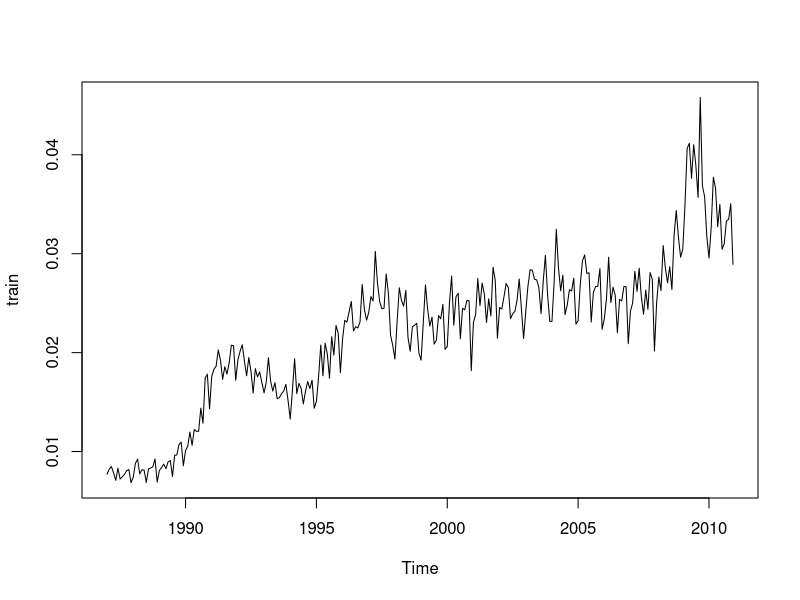
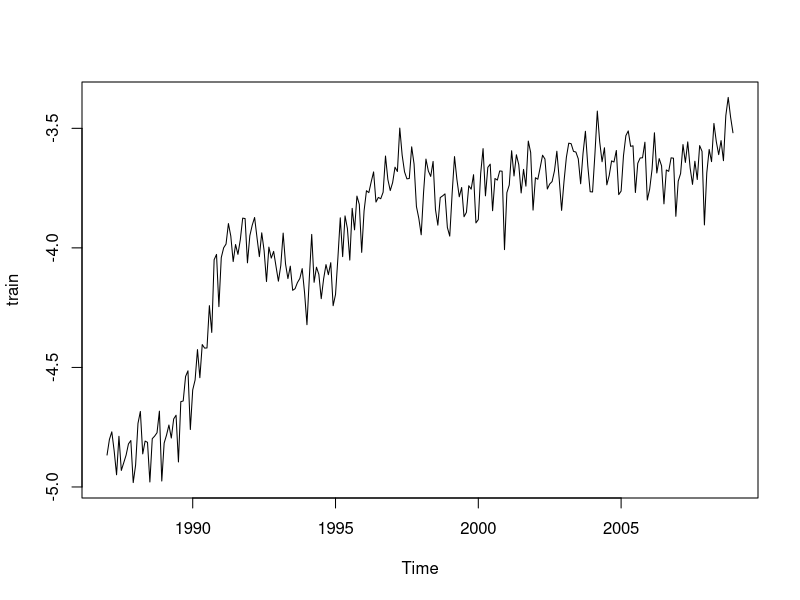
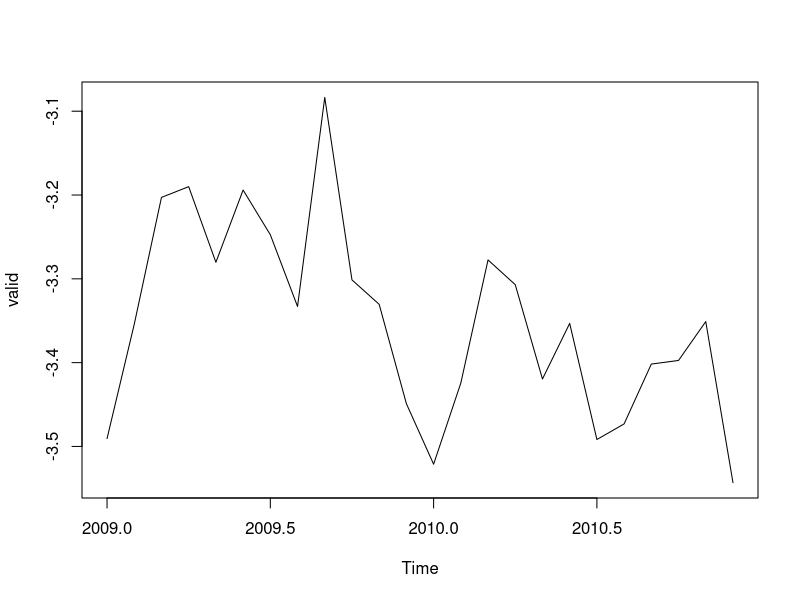
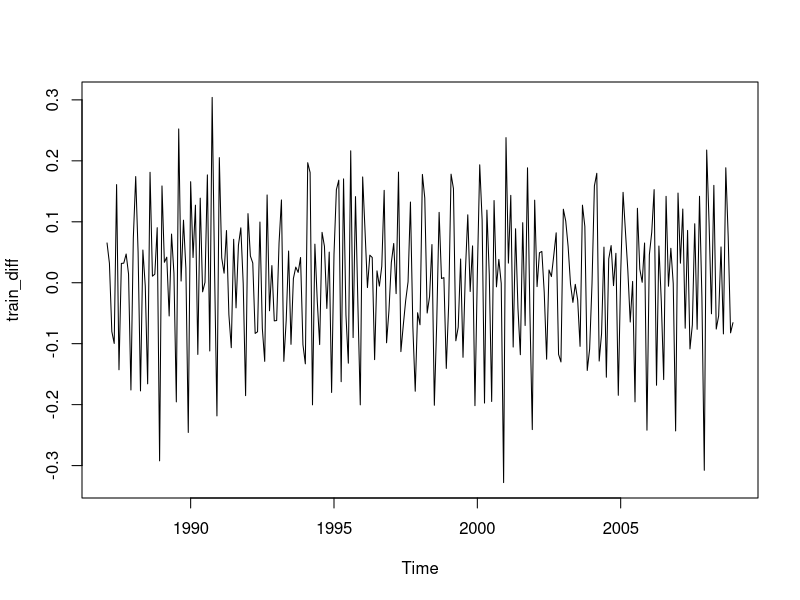
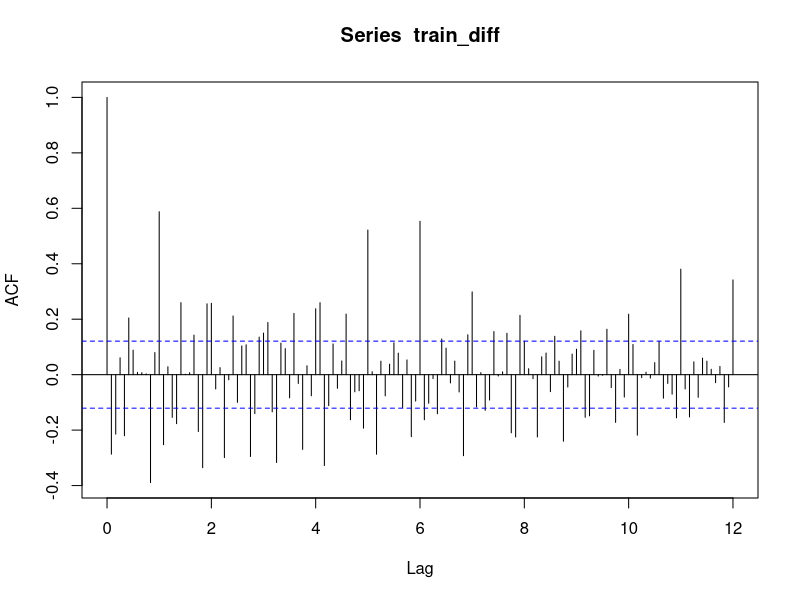
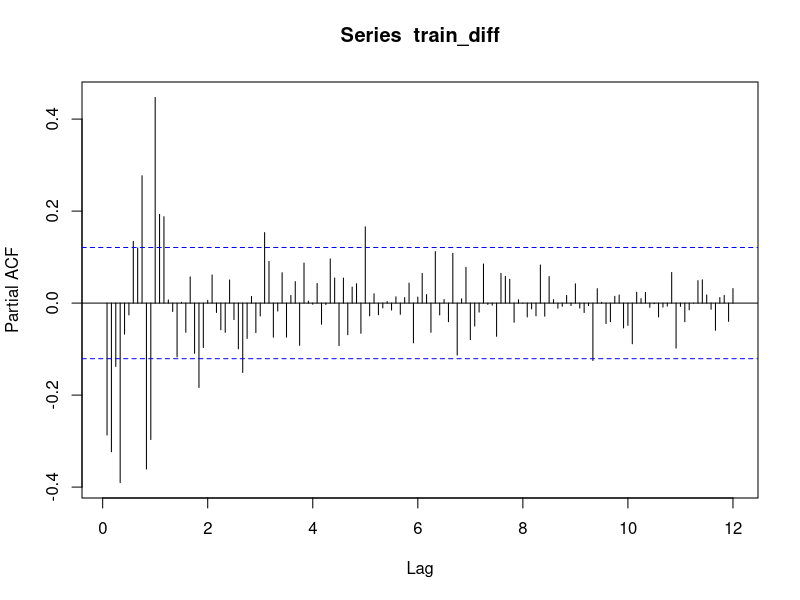
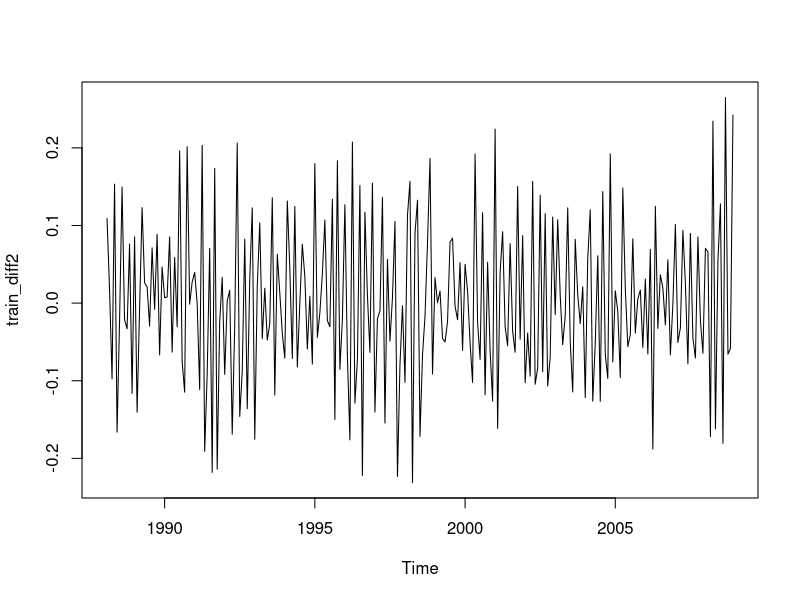
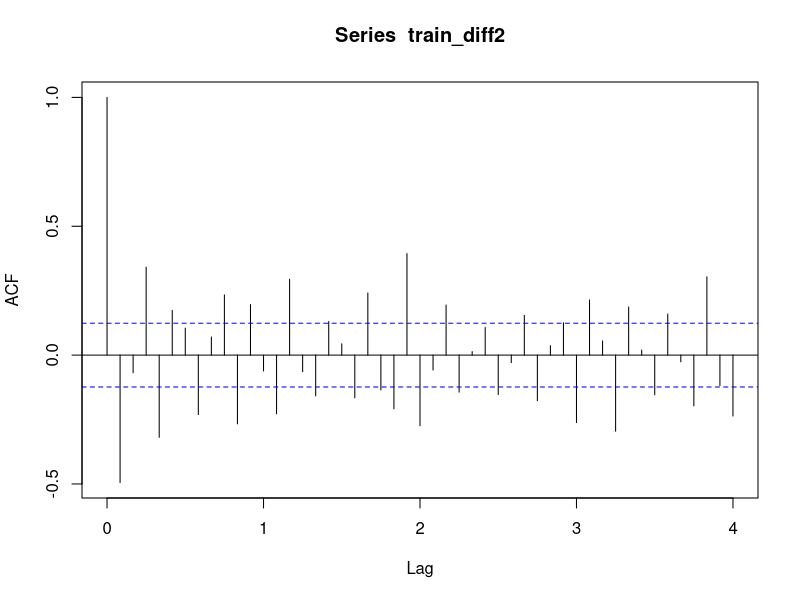

The R script that drew these images, in order: (Note: this script raises an error after producing the figures.)
## ---- chunk 1
knitr::opts_chunk$set(echo = TRUE)
library(tseries)
library(car)
library(Metrics)
## ---- chunk 2
train = read.csv('train.csv')
train = na.omit(train)
train = train$Bankruptcy_Rate
train = ts(train, start = c(1987,1), frequency = 12)
plot(train)
## ---- chunk 3
train = log(train)
valid = train[265:288]
train = train[1:264]
train = ts(train, start = c(1987,1), frequency = 12)
valid = ts(valid, start = c(2009,1), frequency = 12) 
train
valid
plot(train)
plot(valid)

length(train)
length(valid)
## ---- chunk 4
adf.test(train)
d = 0
pvalue = 1
while(pvalue > 0.05){
  d = d+1  
  pvalue = adf.test(diff(train, differences = d))$p.value
}
print(d)

## ---- chunk 5
train_diff = diff(train, differences = d)
plot(train_diff)
acf(train_diff, lag.max = 144)
pacf(train_diff, lag.max = 144)

## ---- chunk 6
train_diff2 <- diff(train_diff, lag = 12)
plot(train_diff2)
acf(train_diff2, lag.max = 48)
pacf(train_diff2, lag.max = 100)
## ---- chunk 7
auto = auto.arima(train,d = 1, D=1)
a = arima(train, c(2,1,3), c(2,1,2))
a_stat = c(a$sigma2, a$loglik, a$aic)

b = arima(train, c(2,1,2), c(2,1,2))
b_stat = c(b$sigma2, b$loglik, b$aic)

c = arima(train, c(2,1,2), c(2,1,1))
c_stat = c(c$sigma2, c$loglik, c$aic)

d = arima(train, c(2,1,3), c(2,1,1))
d_stat = c(d$sigma2, d$loglik, d$aic)

e = arima(train, c(0,1,3), c(2,1,3))
e_stat = c(e$sigma2, e$loglik, e$aic)

f = arima(train, c(1,1,3), c(2,1,3))
f_stat = c(f$sigma2, f$loglik, f$aic)

h = arima(train, c(2,1,3), c(2,1,3))
h_stat = c(h$sigma2, h$loglik, h$aic)

table1 = rbind(a_stat, b_stat, c_stat, d_stat, e_stat, f_stat, h_stat)
colnames(table1) = c('Sigma2', 'loglikelihood', 'AIC')
table1
## ---- chunk 8
D <- -2*(e$loglik - h$loglik)
pval <- 1-pchisq(D,2)
print(c("Test Statistic:",round(D, 4),"P-value:", round(pval, 4)))

## ---- chunk 9
# test whether residuals have zero mean
(t.test(e$residuals))
plot(e$residuals, main = "Residuals vs. Time", ylab = "Residuals")
abline(h = 0, col = "red")
## ---- chunk 10
tsdiag(e)
## ---- chunk 11
group <- c(rep(1,60),rep(2,60),rep(3,60),rep(4,60),rep(5,24))


(leveneTest(e$residuals,group)) #Levene
#(bartlett.test(g$residuals,group)) #Bartlett  
scatter.smooth(e$residuals, ylab = 'Residuals')
## ---- chunk 12
qqnorm(e$residuals)
qqline(e$residuals, col = "red")
(shapiro.test(e$residuals))
## ---- chunk 13

forecast_sarima = forecast(e, h = 24, level = 95)
plot(forecast_sarima)
valid
#forecast_sarima
rmse_sarima = rmse(exp(valid), exp(forecast_sarima$mean))
rmse_sarima
## ---- chunk 14
train_subset99 = train[145:264]
train_subset99 = ts(train_subset99, start = 1999, frequency = 12)
plot(train_subset99)
## ---- chunk 15
auto = auto.arima(train_subset99,d = 1, D = 1)

# CSS because tests showed that normality is not satisfied, so we camnnot use MLE and have to use LS approach
a = arima(train_subset99, c(1,1,2), c(3,1,1), method = 'CSS')
a_stat = c(a$sigma2, a$loglik, a$aic)

b = arima(train_subset99, c(2,1,2), c(2,1,2), method = 'CSS')
b_stat = c(b$sigma2, b$loglik, b$aic)

c = arima(train_subset99, c(2,1,2), c(2,1,1), method = 'CSS')
c_stat = c(c$sigma2, c$loglik, c$aic)

d = arima(train_subset99, c(2,1,3), c(2,1,1), method = 'CSS')
d_stat = c(d$sigma2, d$loglik, d$aic)

e = arima(train_subset99, c(0,1,3), c(2,1,3), method = 'CSS')
e_stat = c(e$sigma2, e$loglik, e$aic)

f = arima(train_subset99, c(1,1,3), c(2,1,3), method = 'CSS')
f_stat = c(f$sigma2, f$loglik, f$aic)

h = arima(train_subset99, c(2,1,3), c(2,1,3), method = 'CSS')
h_stat = c(h$sigma2, h$loglik, h$aic)

table1 = rbind(a_stat, b_stat, c_stat, d_stat, e_stat, f_stat, h_stat)
colnames(table1) = c('Sigma2', 'loglikelihood', 'AIC')
table1
## ---- chunk 16
# test whether residuals have zero mean
(t.test(h$residuals))
plot(h$residuals, main = "Residuals vs. Time", ylab = "Residuals")
abline(h = 0, col = "red")
## ---- chunk 17
tsdiag(h)
## ---- chunk 18
group <- c(rep(1,30),rep(2,30),rep(3,30), rep(4,30))


(leveneTest(h$residuals,group)) #Levene
#(bartlett.test(g$residuals,group)) #Bartlett  
scatter.smooth(h$residuals, ylab = 'Residuals')
## ---- chunk 19
qqnorm(h$residuals)
qqline(h$residuals, col = "red")
(shapiro.test(h$residuals))
## ---- chunk 20

forecast_sarima_subset = forecast(a, h = 24, level = 95)
plot(forecast_sarima_subset)
valid
forecast_sarima_subset
rmse_sarima_subset = rmse(exp(valid), exp(forecast_sarima_subset$mean))
rmse_sarima_subset

## ---- chunk 21
train = read.csv('train.csv')
train = na.omit(train)
train = train$Bankruptcy_Rate
train = ts(train, start = c(1987,1), frequency = 12)
valid = train[265:288]
train = train[145:264]
train = ts(train, start = c(1999,1), frequency = 12)
valid = ts(valid, start = c(2009,1), frequency = 12) 
train
valid
plot(train)
plot(valid)
## ---- chunk 22
hw.CH <- HoltWinters(x = train, gamma = F) 
par(mfrow = c(2,1))
plot(hw.CH)
forecast_de = forecast(hw.CH, h = 24, level = 95)
plot(forecast_de)
forecast_de
rmse_de = rmse(exp(valid), exp(forecast_de$mean))
rmse_de
## ---- chunk 23
hw.AD <- HoltWinters(x = train, seasonal = "add") 
par(mfrow = c(2,1))
plot(hw.AD)
forecast_te = forecast(hw.AD, h = 24, level = 95)
plot(forecast_te)
forecast_te
rmse_te = rmse(exp(valid), exp(forecast_te$mean))
rmse_te
